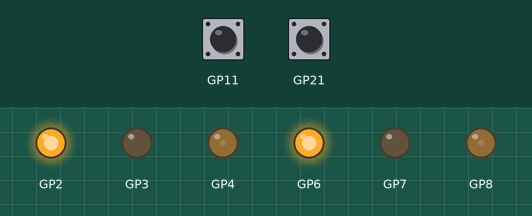
This program was run on a simulated Raspberry Pi Pico running MicroPython. On the bench: output pins drawn as LEDs (lit = HIGH). The inputs (shaded band) are chosen by the test bench; at power-on: GP11 HIGH, GP21 HIGH. What the program prints to the serial console is not drawn.

Above: at 0.15 s.
At 0.76 s:
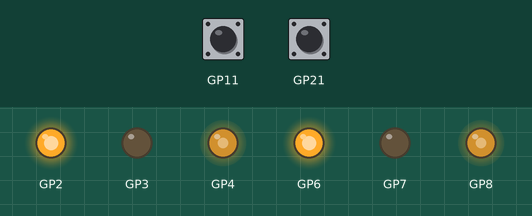
At 1.3 s:
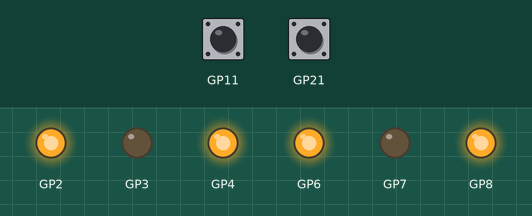
Timing chart, 0 to 30.0 s (numbered marks = the images above):
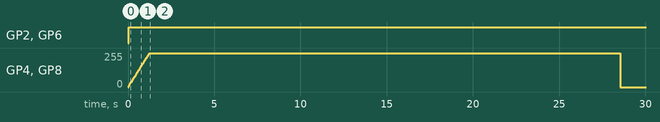

Measured:
- by itself, GP2, GP6: LOW → HIGH at 0.04 s
- by itself, GP4, GP8: rises from 0/255 to 255/255 in 1.2 s, then falls to 0/255 in 27.3 s

The program:

diff_drive_controller.py
```python
from wheel_controller import WheelController
import sys


class DiffDriveController:
    def __init__(self, left_ids: tuple, right_ids: tuple) -> None:
        # Wheels
        self.left_wheel = WheelController(*left_ids)
        self.right_wheel = WheelController(*right_ids)

        # Properties
        self.WHEEL_SEP = 0.545  # wheel separation distance
        # Variables
        self.lin_vel = 0.0
        self.ang_vel = 0.0

    def get_vel(self):
        """
        Compute and transmit robot velocity
        Note - if transmitting activated, Pico may stop responding.
        Nuke the Pico if further changes on code are needed.
        """
        self.lin_vel = 0.5 * (
            self.left_wheel.lin_vel + self.right_wheel.lin_vel
        )  # robot's linear velocity
        self.ang_vel = (
            self.right_wheel.lin_vel - self.left_wheel.lin_vel
        ) / self.WHEEL_SEP  # robot's angular velocity
        return self.lin_vel, self.ang_vel

    def set_vel(self, target_lin_vel, target_ang_vel):
        left_target = target_lin_vel - 0.5 * (target_ang_vel * self.WHEEL_SEP)
        right_target = target_lin_vel + 0.5 * (target_ang_vel * self.WHEEL_SEP)
        self.left_wheel.set_lin_vel(left_target)
        self.right_wheel.set_lin_vel(right_target)


# TEST
if __name__ == "__main__":
    from time import sleep

    bot = DiffDriveController(
        left_ids=((6, 7, 8), (11, 10)), right_ids=((2, 3, 4), (21, 20))
    )
    for v in range(1, 11):
        bot.set_vel(v / 10, 0.0)
        sleep(1.5)
        print(f"target velocity: {v/10}, actual velocity: {bot.get_vel()}")
    for v in reversed(range(10)):
        bot.set_vel(v / 10, 0.0)
        sleep(1.5)
        print(f"target velocity: {v/10}, actual velocity: {bot.get_vel()}")
    bot.set_vel(0.0, 0.0)
    sleep(1)
```

wheel_controller.py
```python
from wheel_driver import WheelDriver
from machine import Timer


class WheelController(WheelDriver):
    def __init__(self, driver_ids, encoder_ids):
        # Pin configuration
        super().__init__(driver_ids, encoder_ids)  # call super class's "__init__"
        self.vel_executor = Timer(
            mode=Timer.PERIODIC, freq=30, callback=self.regulate_velocity
        )
        # Variables
        self.target_vel = 0.0
        self.err = 0.0
        self.prev_err = 0.0
        self.acc_err = 0.0
        self.diff_err = 0.0
        self.duty = 0
        self.set_vel_counter = 0
        # Properties: Incremental PID
        self.K_P = 17600.0
        self.K_I = 0.0
        self.K_D = 0.0

    def regulate_velocity(self, timer):
        self.err = self.target_vel - self.lin_vel
        self.acc_err += self.err  # err_sum = err_sum + err
        self.diff_err = self.err - self.prev_err
        self.prev_err = self.err
        inc_duty = (
            self.K_P * self.err + self.K_I * self.acc_err + self.K_D * self.diff_err
        )
        self.duty += inc_duty
        if self.duty > 0:  # forward
            if self.duty > 65535:
                self.duty = 65535
            self.forward(int(self.duty))
        elif self.duty < 0:  # backward
            if self.duty < -65535:
                self.duty = -65535
            self.backward(int(-self.duty))  # self.duty is negative
        else:
            self.stop()
        # No need for PID control if target velocity is 0
        if self.target_vel == 0:
            self.stop()
        self.set_vel_counter += 1

    def set_lin_vel(self, target_vel):
        """
        Set a reference LINEAR VELOCITY for this wheel
        """
        if target_vel is not self.target_vel:
            self.target_vel = target_vel
            self.acc_err = 0.0
            self.set_vel_counter = 0


# TEST
if __name__ == "__main__":
    from time import sleep

    # w = WheelController((2, 3, 4), (21, 20))  # r
    w = WheelController((6, 7, 8), (11, 10))  # l
    print(f"target velocity: {w.target_vel}")
    for v in range(1, 11):
        w.set_lin_vel(-v / 10)
        sleep(1.5)
        print(f"target velocity: {w.target_vel}, actual velocity: {w.lin_vel}")
    for v in reversed(range(10)):
        w.set_lin_vel(-v / 10)
        sleep(1.5)
        print(f"target velocity: {w.target_vel}, actual velocity: {w.lin_vel}")
    w.set_lin_vel(0)
```

wheel_driver.py
```python
from sensored_motor_driver import SensoredMotorDriver
from machine import Timer
from math import pi

class WheelDriver(SensoredMotorDriver):

    def __init__(self, driver_ids, encoder_ids):
        # Pin configuration
        super().__init__(driver_ids, encoder_ids)  # call super class's "__init__"
        self.vel_probe = Timer(mode=Timer.PERIODIC, freq=100, callback=self.exam_velocity)
        # Variables
        self.ang_vel = 0.
        self.lin_vel = 0.
        self.prev_pulses = 0
        # Properties
        self.WHEEL_RADIUS = 0.075  # diameter in mm -> radius in m

    def exam_velocity(self, timer):
        delta_pulses = self.pulses - self.prev_pulses
        self.prev_pulses = self.pulses
        delta_revolutions = delta_pulses / self.PPR
        delta_radians = delta_revolutions * 2 * pi
        ang_vel_mtr = delta_radians / 0.01  # compute velocity every 0.01 seconds
        self.ang_vel = ang_vel_mtr / self.GEAR_RATIO
        self.lin_vel = self.ang_vel * self.WHEEL_RADIUS

if __name__ == '__main__':
    from time import sleep
    # w = WheelDriver((2, 3, 4), (20, 21))
    w = WheelDriver((6, 7, 8), (11, 10))
    prev_counts = 0

    # Forward
    for d in range(200):  # ramp up
        w.forward(int(65025 / 200 * d))
        sleep(0.02)
        print(f"wheel velocity: \n\tangular: {w.ang_vel} rad/s, linear: {w.lin_vel} m/s")
    for d in reversed(range(200)):  # ramp down
        w.forward(int(65025 / 200 * d))
        sleep(0.02)
        print(f"wheel velocity: \n\tangular: {w.ang_vel} rad/s, linear: {w.lin_vel} m/s")
    # Reverse
    for d in range(200):  # ramp up
        w.backward(int(65025 / 200 * d))
        sleep(0.02)
        print(f"wheel velocity: \n\tangular: {w.ang_vel} rad/s, linear: {w.lin_vel} m/s")
    for d in reversed(range(200)):  # ramp down
        w.backward(int(65025 / 200 * d))
        sleep(0.02)
        print(f"wheel velocity: \n\tangular: {w.ang_vel} rad/s, linear: {w.lin_vel} m/s")

    w.stop()
```

sensored_motor_driver.py
```python
from motor_driver import MotorDriver
from machine import Pin

class SensoredMotorDriver(MotorDriver):

    def __init__(self, drive_pin_ids, encoder_pin_ids, ab=1):
        # Pin configuration
        super().__init__(*drive_pin_ids)  # call super class's "__init__"
        self.enca_pin = Pin(encoder_pin_ids[0], Pin.IN, Pin.PULL_UP)  # yellow
        self.encb_pin = Pin(encoder_pin_ids[1], Pin.IN, Pin.PULL_UP)  # white
        self.enca_pin.irq(trigger=Pin.IRQ_RISING, handler=self.update_counts)
        # Variables
        self.pulses = 0
        # Properties
        self.AB = ab  # encoder channel order, 1: A rise first, -1: B rise first
        self.PPR = 16  # pulses per revolution, PPR * 4 = CPR
        self.GEAR_RATIO = 102.08  # speed reduction rate, v_wheel = v_motor / GEAR_RATIO
        self.WHEEL_RADIUS = 0.075  # diameter in mm -> radius in m

    def update_counts(self, pin):
        if self.encb_pin.value() == self.enca_pin.value():  # A channel RISE later than B channel
            self.pulses -= self.AB
        else:
            self.pulses += self.AB

if __name__ == '__main__':
    from time import sleep
    from math import pi
    smd = SensoredMotorDriver((2, 3, 4), (21, 20), 1)
    prev_counts = 0

    # Following computation can be wrapped in a Timer callback
    for d in range(200):  # ramp up
        smd.forward(int(65025 / 200 * d))
        sleep(0.02)
        pulses_inc = smd.pulses - prev_counts
        prev_counts = smd.pulses
        revs_inc = pulses_inc / smd.PPR
        rads_inc = revs_inc * 2 * pi
        ang_vel_motor = rads_inc / 0.02  # motor angular velocity
        ang_vel_wheel = ang_vel_motor / smd.GEAR_RATIO  # wheel angular velocity
        print(f"wheel angular velocity: {ang_vel_wheel} rad/s")
        lin_vel = ang_vel_wheel * smd.WHEEL_RADIUS
        print(f"wheel linear velocity: {lin_vel} m/s")

    for d in reversed(range(200)):  # ramp down
        smd.forward(int(65025 / 200 * d))
        sleep(0.02)
        pulses_inc = smd.pulses - prev_counts
        prev_counts = smd.pulses
        revs_inc = pulses_inc / smd.PPR
        rads_inc = revs_inc * 2 * pi
        ang_vel_motor = rads_inc / 0.02  # motor angular velocity
        ang_vel_wheel = ang_vel_motor / smd.GEAR_RATIO  # wheel angular velocity
        print(f"wheel angular velocity: {ang_vel_wheel} rad/s")
        lin_vel = ang_vel_wheel * smd.WHEEL_RADIUS
        print(f"wheel linear velocity: {lin_vel} m/s")

    smd.stop()
    
```

motor_driver.py
```python
from machine import Pin, PWM

class MotorDriver:

    def __init__(self, ina_id, inb_id, pwm_id):
        self.ina_pin = Pin(ina_id, Pin.OUT)
        self.inb_pin = Pin(inb_id, Pin.OUT)
        self.pwm_pin = PWM(Pin(pwm_id))
        self.pwm_pin.freq(1000)
        # Stop motor
        self.pwm_pin.duty_u16(0)
        self.ina_pin.off()
        self.inb_pin.off()

    def stop(self):
        self.pwm_pin.duty_u16(0)

    def forward(self, duty):
        self.ina_pin.on()
        self.inb_pin.off()
        self.pwm_pin.duty_u16(duty)

    def backward(self, duty):
        self.ina_pin.off()
        self.inb_pin.on()
        self.pwm_pin.duty_u16(duty)

if __name__ == '__main__':
    from time import sleep
    md = MotorDriver(6, 7, 8)
    md.forward(40000)
    sleep(4)
    md.stop()
```
